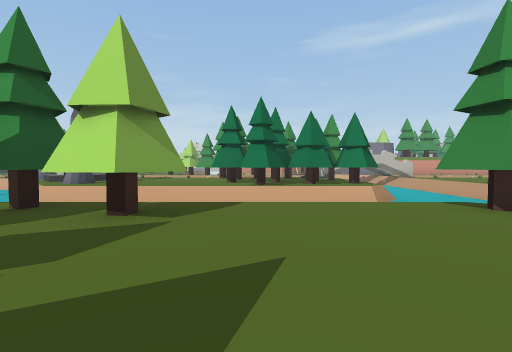
View 1 (above)

24 first-person views from a walk through a 3-D level made in the Unity game engine. The camera is 1.2 m above the floor, tilts 2° down and sees 85° across. The floor is counted in squares, 2 m on a side. Each view is taken from the middle of a square. On the plan, view 1 faces up. The plan holds only what a view shows up to about 9 squares ahead; the rest is blank. The place goes on beyond the plan. Door leaves are left out, so doorways stand open.

View 2
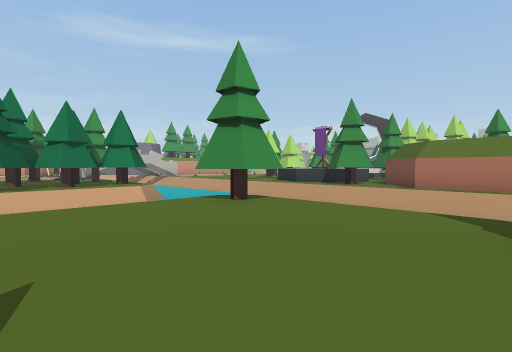

View 3
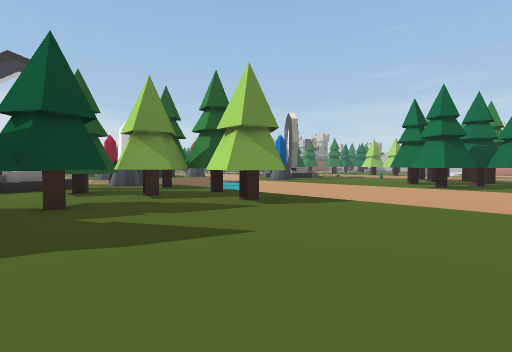

View 4
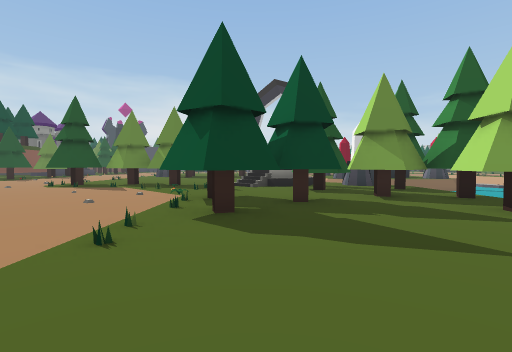

View 5
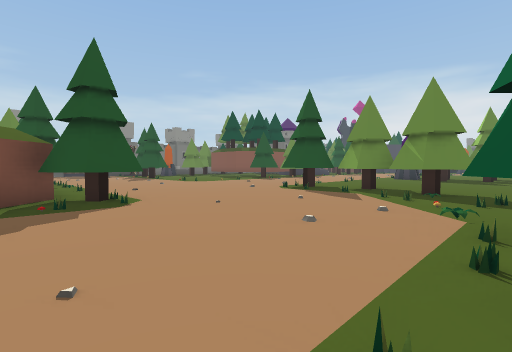

View 6
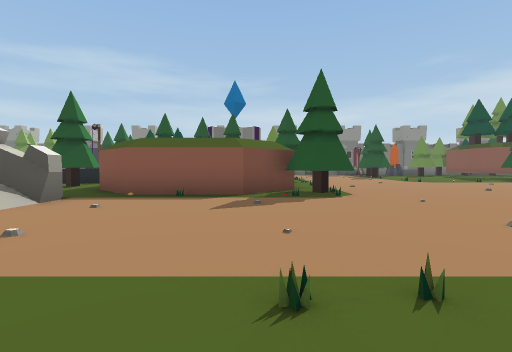

View 7
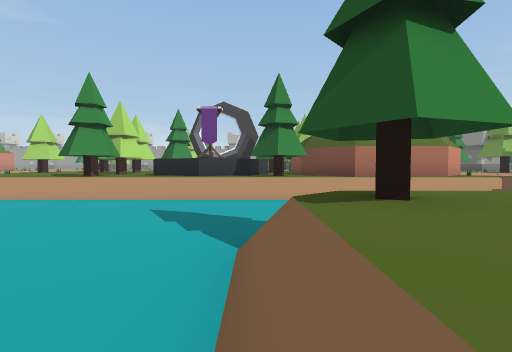

View 8
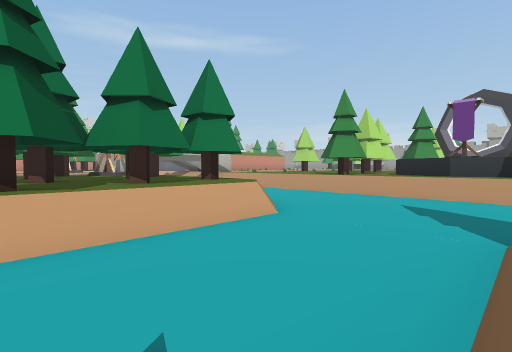

View 9
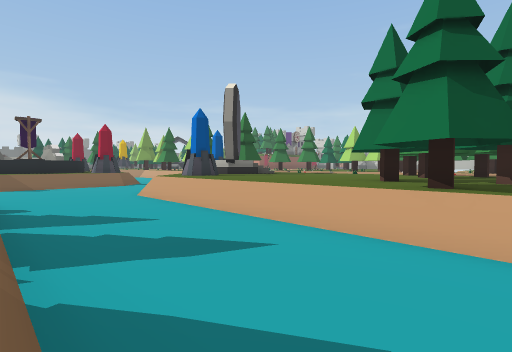

View 10
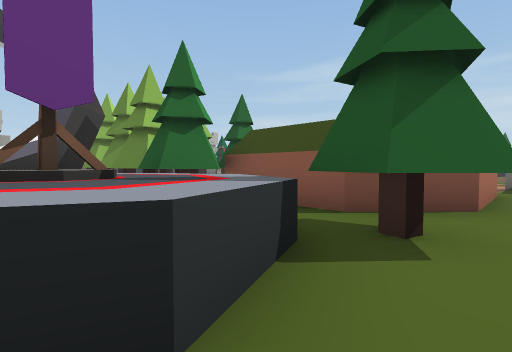

View 11
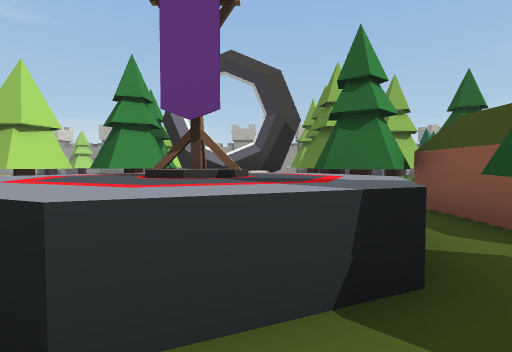

View 12
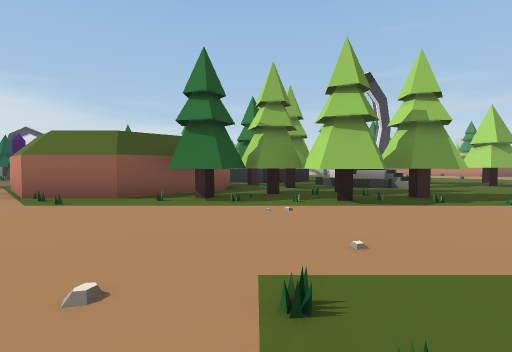

View 13
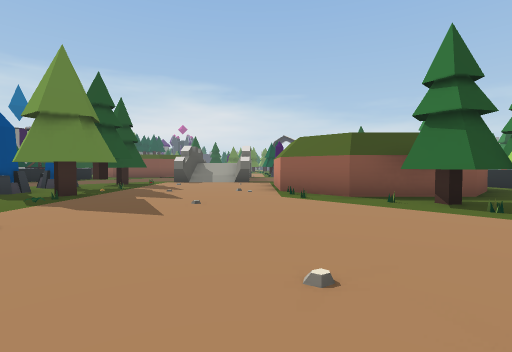

View 14
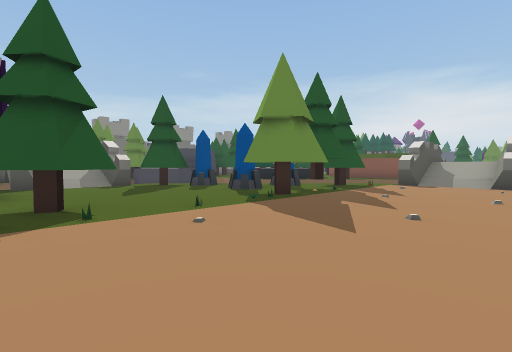

View 15
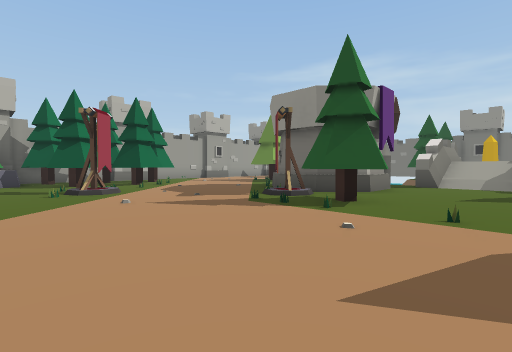

View 16
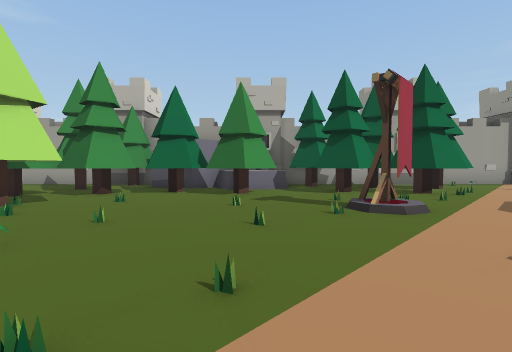

View 17
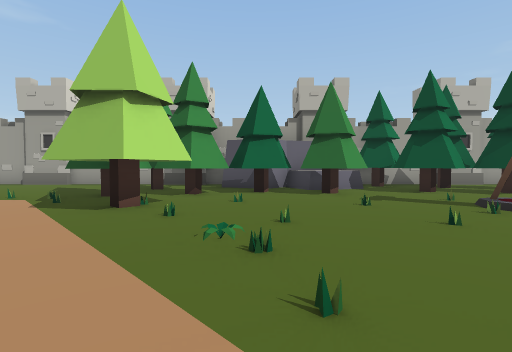

View 18
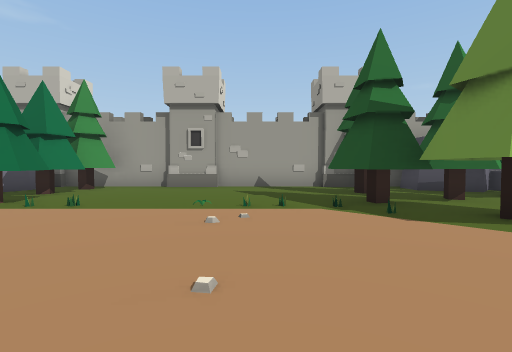

View 19
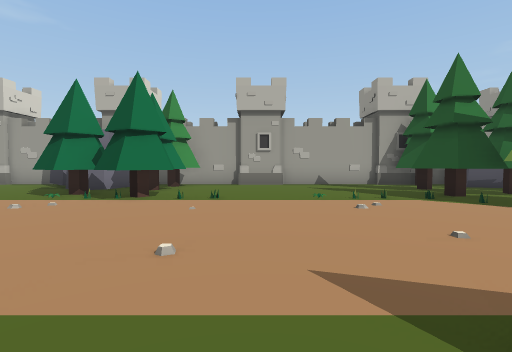

View 20
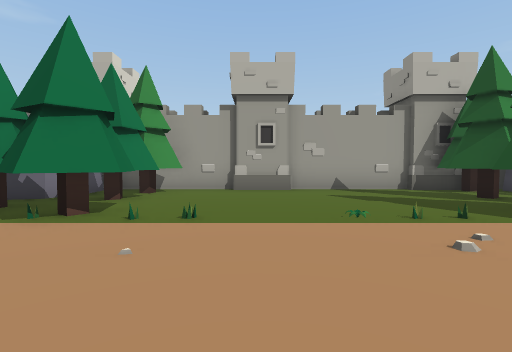

View 21
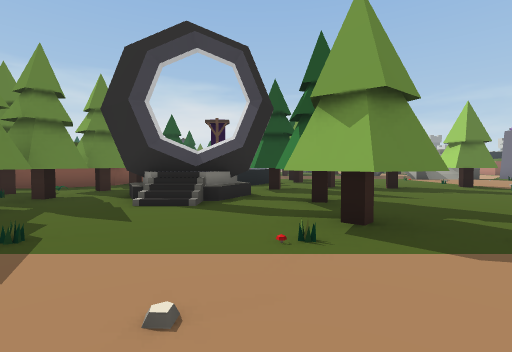

View 22
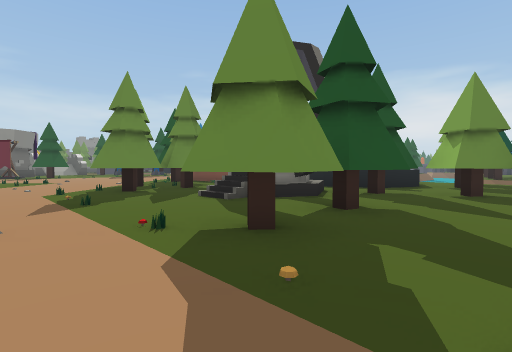

View 23
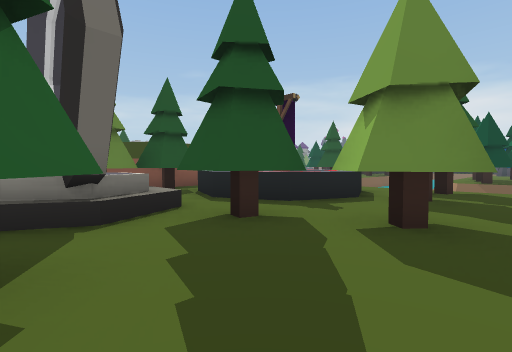

View 24
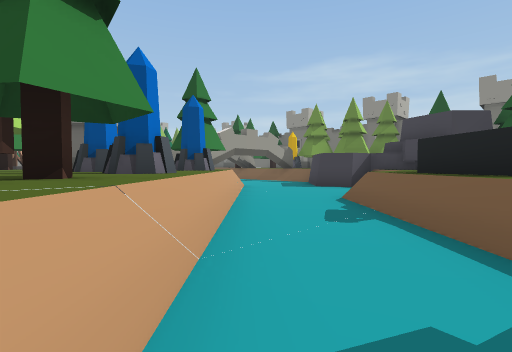

### Floor plan
Key: @ floor where view 1 was taken; # wall or solid block; . main floor; : floor 0.5 m higher than the main floor; - floor 1 m lower than the main floor; / step, stairs or slope; = window, fence, low wall or low ledge; ^ raised ledge; T tree; C crystal; W tower; R rock; O other object.
Columns run from 11 left of view 1 to 28 right of it. Each row starts with its distance up from view 1.
 11       ....TTTTO/ --/.... ....... ..TRRWW
 10     CC....TTTTT#---TTTT.T..T......TTTT#
  9      ......TT#.T---/TTT..T.TTT....T#TT##
  8   --=///////////---/.^^^T#O............#
  7  ------------------/^^^^.:O//.........WW
  6  ------------------/^^^^.:O//..........#
  5   --////////////---/T^^TTT.............#
  4     CTTTTTT...TT  -TT##TTTTTTT.........#
  3     CTTTTT...../  -/.####TTTT.....TTTTWW
  2     /TTT......./  -/##  #TT.T....#TTTTTW
  1     #.T.T....../  -/#   ##T......T.TT##
  0     //..TTT@..//  -/##  #..........TT##
 -1   ..... TT...      /.####..........TT#
 -2 ....T//.......     /...............TTRWW
 -3 ....TT.........   -/...............TRRR
 -4  ..TT........../  -/.............O.TTT
 -5    .T..........#   #....T..........TTT
 -6    TT....TT.###=  -=.T#TTT..TT.....TT WW
 -7     .....T### ##  --TTC.C...TTO.....##WW
 -8     ......      TT/--=C.C.....##.. ...
 -9     ......      TT=/--=......##
-10        ..         ^=/--CCT...#
-11          TT        ^/---TT#/#.
-12                     /---= =-=
-13           TT          ---
-14            T      O  /=#
-15                  OO RR^
-16                      R

Positions as (right, up) in squares from view 1, and headings:
1: (0, 0), facing up
2: (0, 0), facing up-right
3: (2, 0), facing up-left
4: (2, 0), facing left
5: (0, -1), facing down-left
6: (0, 0), facing down
7: (1, 5), facing right
8: (0, 5), facing up-right
9: (1, 5), facing up-left
10: (8, 7), facing down-right
11: (8, 6), facing right
12: (19, -2), facing up-left
13: (19, -2), facing left
14: (18, -2), facing down-left
15: (15, -2), facing down-right
16: (18, -2), facing right
17: (18, 0), facing right
18: (19, 5), facing right
19: (18, 7), facing right
20: (20, 7), facing right
21: (21, 8), facing left
22: (20, 11), facing down-left
23: (16, 11), facing down-left
24: (7, -6), facing down-right
